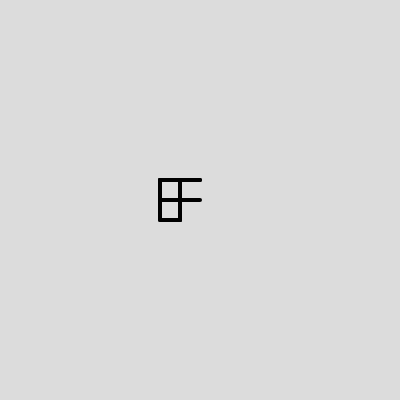
Frame 1 (no input)
Frame 2 (the mouse pressed at the canvas centre, redrawn once): identical to frame 1, image omitted

The p5.js sketch that drew this single still picture (run headless with seeded random() and noise() and a simulated clock; the mouse was pressed at the canvas centre and the sketch redrawn once):

// p5.js sketch
// ── sketch.js
let points = [];
let bounds;

function normalize(vec) {
  let m = mag(vec[0], vec[1]);
  return [vec[0] / m, vec[1] / m];
}

function setup() {
  createCanvas(400, 400);

  let dirs = [
    [0, 1],
    [0, -1],
    [-1, 0],
    [1, 0],
    // normalize([1, 1]),
    // normalize([1, -1]),
    // normalize([-1, 1]),
    // normalize([-1, -1]),
  ];
  print(dirs);
  let start = [0, 0];
  let length = 20;
  points.push(start);
  for (let i = 1; i < 20; i++) {
    let prev = points[i - 1];
    let dir = random(dirs);
    let next = [prev[0] + dir[0] * length, prev[1] + dir[1] * length];

    points.push(next);
  }

  let min_x = Number.MAX_VALUE;
  let min_y = Number.MAX_VALUE;
  let max_x = Number.MIN_VALUE;
  let max_y = Number.MIN_VALUE;
  points.forEach((p) => {
    min_x = min(min_x, p[0]);
    min_y = min(min_y, p[1]);

    max_x = max(max_x, p[0]);
    max_y = max(max_y, p[1]);
  });
  bounds = {
    min: [min_x, min_y],
    max: [max_x, max_y],
  };
  print(bounds);
}

function draw() {
  background(220);

  // this doesn't do what i want it to do :(

  translate(width / 2, height / 2);
  let translate_x = (bounds.max[0] - bounds.min[0]) / 2;
  let translate_y = (bounds.max[1] - bounds.min[1]) / 2;
  print(translate_x, translate_y);
  // translate(translate_x, translate_y);

  stroke("black");
  strokeWeight(4);

  // for (let i = 0; i < points.length; i++) {
  //   let x = points[i][0];
  //   let y = points[i][1];
  //   let s = 0.02;
  //   let t = millis() / 1000;
  //   points[i][0] += noise(x * s, t, sin(t)) - 0.5;
  //   points[i][1] += noise(y * s, t, cos(t)) - 0.5;
  // }

  for (let i = 0; i < points.length - 1; i++) {
    let p0 = points[i];
    let p1 = points[i + 1];
    line(p0[0], p0[1], p1[0], p1[1]);
  }
  noLoop();
}
